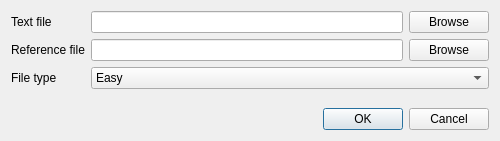
<!--
Copyright 2002-2013 CEA LIST

This file is part of LIMA.

LIMA is free software: you can redistribute it and/or modify
it under the terms of the GNU Affero General Public License as published by
the Free Software Foundation, either version 3 of the License, or
(at your option) any later version.

LIMA is distributed in the hope that it will be useful,
but WITHOUT ANY WARRANTY; without even the implied warranty of
MERCHANTABILITY or FITNESS FOR A PARTICULAR PURPOSE.  See the
GNU Affero General Public License for more details.

You should have received a copy of the GNU Affero General Public License
  along with LIMA.  If not, see <http://www.gnu.org/licenses/>
  -->
    <ui version="4.0" >
 <class>PipelineEditFileDialog</class>
 <widget class="QDialog" name="PipelineEditFileDialog" >
  <property name="windowModality" >
   <enum>Qt::ApplicationModal</enum>
  </property>
  <property name="geometry" >
   <rect>
    <x>0</x>
    <y>0</y>
    <width>500</width>
    <height>141</height>
   </rect>
  </property>
  <property name="windowTitle" >
   <string>Add file...</string>
  </property>
  <property name="modal" >
   <bool>true</bool>
  </property>
  <layout class="QVBoxLayout" name="verticalLayout" >
   <item>
    <layout class="QFormLayout" name="formLayout" >
     <property name="fieldGrowthPolicy" >
      <enum>QFormLayout::AllNonFixedFieldsGrow</enum>
     </property>
     <item row="1" column="0" >
      <widget class="QLabel" name="label_2" >
       <property name="text" >
        <string>Text file</string>
       </property>
       <property name="buddy" >
        <cstring>textFilePathInp</cstring>
       </property>
      </widget>
     </item>
     <item row="1" column="1" >
      <layout class="QHBoxLayout" name="horizontalLayout_2" >
       <item>
        <widget class="QLineEdit" name="textFilePathInp" />
       </item>
       <item>
        <widget class="QPushButton" name="textFileBrowseBtn" >
         <property name="text" >
          <string>Browse</string>
         </property>
        </widget>
       </item>
      </layout>
     </item>
     <item row="3" column="0" >
      <widget class="QLabel" name="label" >
       <property name="text" >
        <string>Reference file</string>
       </property>
       <property name="buddy" >
        <cstring>referenceFilePathInp</cstring>
       </property>
      </widget>
     </item>
     <item row="3" column="1" >
      <layout class="QHBoxLayout" name="horizontalLayout" >
       <item>
        <widget class="QLineEdit" name="referenceFilePathInp" />
       </item>
       <item>
        <widget class="QPushButton" name="referenceFileBrowseBtn" >
         <property name="text" >
          <string>Browse</string>
         </property>
        </widget>
       </item>
      </layout>
     </item>
     <item row="4" column="1" >
      <widget class="QComboBox" name="fileTypeCb" >
       <item>
        <property name="text" >
         <string>Easy</string>
        </property>
       </item>
       <item>
        <property name="text" >
         <string>Passage</string>
        </property>
       </item>
      </widget>
     </item>
     <item row="4" column="0" >
      <widget class="QLabel" name="label_3" >
       <property name="text" >
        <string>File type</string>
       </property>
       <property name="buddy" >
        <cstring>fileTypeCb</cstring>
       </property>
      </widget>
     </item>
    </layout>
   </item>
   <item>
    <widget class="QDialogButtonBox" name="buttonBox" >
     <property name="orientation" >
      <enum>Qt::Horizontal</enum>
     </property>
     <property name="standardButtons" >
      <set>QDialogButtonBox::Cancel|QDialogButtonBox::Ok</set>
     </property>
    </widget>
   </item>
  </layout>
 </widget>
 <tabstops>
  <tabstop>textFilePathInp</tabstop>
  <tabstop>textFileBrowseBtn</tabstop>
  <tabstop>referenceFilePathInp</tabstop>
  <tabstop>referenceFileBrowseBtn</tabstop>
  <tabstop>fileTypeCb</tabstop>
  <tabstop>buttonBox</tabstop>
 </tabstops>
 <resources/>
 <connections>
  <connection>
   <sender>buttonBox</sender>
   <signal>accepted()</signal>
   <receiver>PipelineEditFileDialog</receiver>
   <slot>accept()</slot>
   <hints>
    <hint type="sourcelabel" >
     <x>248</x>
     <y>254</y>
    </hint>
    <hint type="destinationlabel" >
     <x>157</x>
     <y>274</y>
    </hint>
   </hints>
  </connection>
  <connection>
   <sender>buttonBox</sender>
   <signal>rejected()</signal>
   <receiver>PipelineEditFileDialog</receiver>
   <slot>reject()</slot>
   <hints>
    <hint type="sourcelabel" >
     <x>316</x>
     <y>260</y>
    </hint>
    <hint type="destinationlabel" >
     <x>286</x>
     <y>274</y>
    </hint>
   </hints>
  </connection>
 </connections>
</ui>
